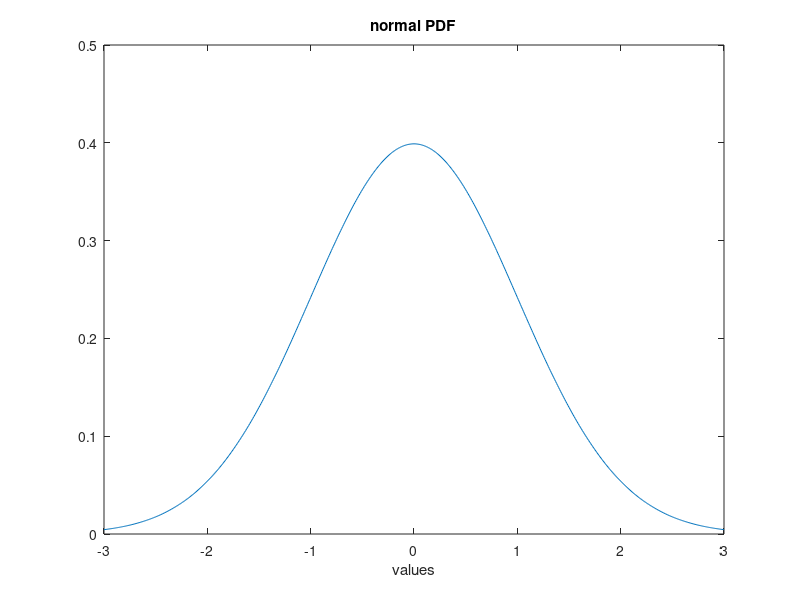

This figure's MATLAB source:
% Normal PDF
v=-3:0.01:3; %values set
mu=0; sigma=1; %random variable parameters
ypdf=normpdf(v,mu,sigma); %normal PDF
plot(v,ypdf); hold on; %plots figure
axis([-3 3 0 0.5]);
xlabel('values'); title('normal PDF');
